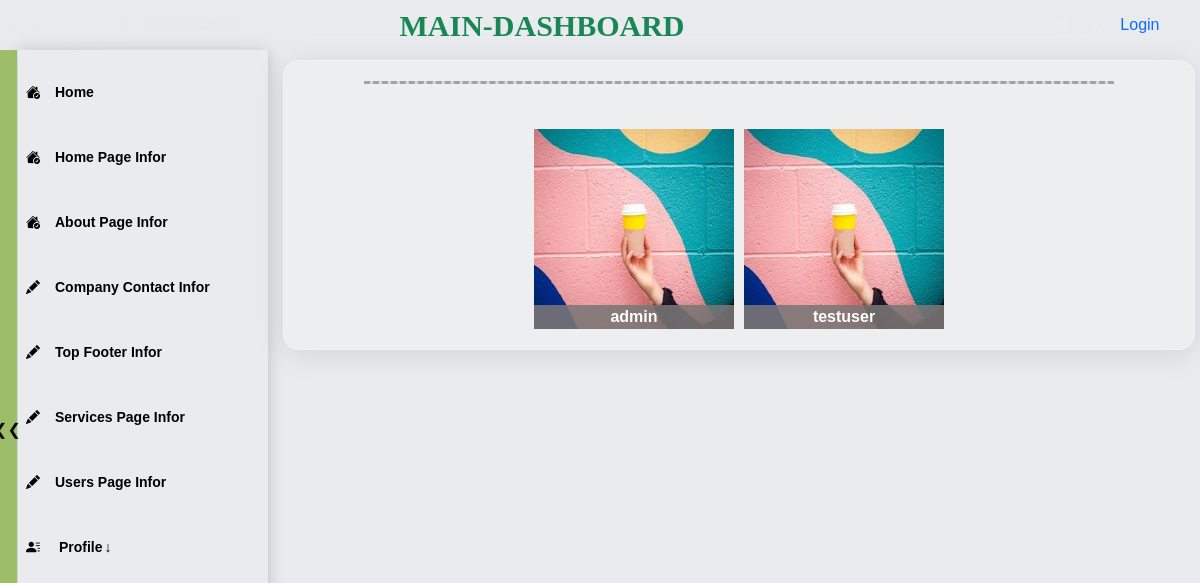
Before: /users/users/list/ with the older database file.
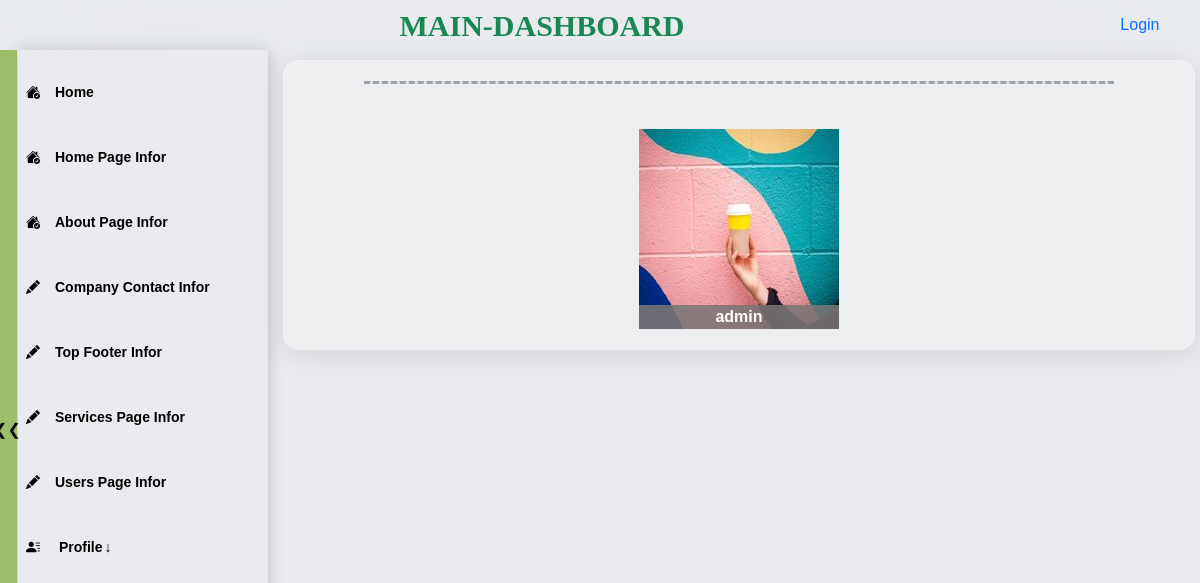
After: the same page with the newer database file.
### users/models.py (models this page shows, shortened)
class Profile(models.Model):
    is_staff = models.BooleanField(default=False)
    user = models.OneToOneField(User, on_delete=models.CASCADE) # Delete profile when user is deleted
    phone_number = PhoneNumberField(null=True, blank=True)
    country= CountryField(blank=True)
    title = models.CharField(default='This is the default, title change it in profile.', max_length=200, null=True)
    desc_text='Hey, there is a default text description about you that you can change it by clicking "Edit" or going'
    desc = models.TextField(default=desc_text, max_length=200, null=True)
    image = models.ImageField(default='default.jpg', upload_to='profile_pics')
    github = models.URLField(default='https://www.github.com/', max_length=1000, null=True, blank=True)
    facebook = models.URLField(default='https://www.facebook.com/', max_length=1000, null=True, blank=True)
    googleplus = models.URLField(default='https://www.google.com/', max_length=1000, null=True, blank=True)
    instagram = models.URLField(default='https://www.instagram.com/', max_length=1000, null=True, blank=True)

### users/admin_views/users_list_views.py (the view)
# urls.py: path('users/list/', user_list, name='user_list'),
def user_list(request):
    profiles = Profile.objects.all()
    return render(request, 'maindashboard/users_admin/users_list.html', {'profiles': profiles})

### templates/maindashboard/users_admin/users_list.html (shortened to what this page needs)
{% extends 'maindashboard/dashboard_base.html' %}
{% load static %}
{% block css %}
<link rel="stylesheet" href="{% static 'css/description.css' %}" type="text/css">
<link rel="stylesheet" href="{% static 'css/about.css' %}" type="text/css">
{% endblock css %}
{% block content %}
 <section class=" description">
    <div id="description-page"  class=" container-xxl">
        <div class="dev text-center">
          <h2 ><hr style="margin: 0.5rem 0; border-top: 3px dashed black; background: none;"> </h2>
        </div>
        <div class=" about-list edit-icon-h ">
            {% if  profiles %}
            {% for profile in profiles %}
            <div class="about--list">
                <a href="{% url 'user_detail' user_id=profile.user.id %}">
                    <img src="{{profile.image.url}}" width="200" height="200" alt="">
                    <div class="bottom-name">{{ profile.user.username }}
                    </div>
                </a>
            </div>
            {% endfor %}
            {% else %}
                <p> No Imformation Available </p>
            {% endif %}
        </div>
    </div>
  </section>
{% endblock content %}

### templates/maindashboard/dashboard_base.html (shortened to what this page needs)
{% load static %}
<!doctype html>
<html>
<head>
    <link rel="stylesheet" type="text/css"href="https://cdnjs.cloudflare.com/ajax/libs/font-awesome/6.2.0/css/all.min.css">
    <link href="https://cdn.jsdelivr.net/npm/bootstrap@5.3.1/dist/css/bootstrap.min.css" rel="stylesheet">
    <link rel="stylesheet" href="https://cdn.jsdelivr.net/npm/bootstrap-icons@1.10.5/font/bootstrap-icons.css">
    <link rel="stylesheet" href="{% static 'css/blogdashboard/style.css' %}">
    <link rel="stylesheet" href="{% static 'css/blogdashboard/dashboard_nav.css' %}">
    <link rel="stylesheet" href="{% static 'css/blogdashboard/dashboard_sidebar.css' %}">
    <link rel="stylesheet" href="{% static 'css/blogdashboard/dashboard_sidebar.css' %}">
    <link rel="stylesheet" href="{% static 'css/dashboard_all_pages.css' %}">
    {% block css%} {% endblock css%}
</head>
<body class="preload">
    <header class="header">
        <div id="logo">
            <div class="logo">
                main-dashboard
            </div>
        </div>
        <div class="user nav-item dropdown">
            {% if user.is_authenticated %}
              <a class="dropdown-toggle" style="background:none; "id="dropdownMenuButton1" data-bs-toggle="dropdown" aria-expanded="false">
                    <img src="{{user.profile.image.url}}" width="40" height="40" class="rounded-circle" alt="Avatar">
              </a>
                <ul class="dropdown-menu" aria-labelledby="dropdownMenuButton1">
                  <li> <a href="#" class="dropdown-item">
                        <i class="fa fa-user"></i> Profile
                    </a></li>
                    <!-- <a href="#" class="dropdown-item">
                        <i class="fa fa-calendar-o"></i> Calendar
                    </a> -->
                    <li> <a href="{% url 'password_change' %}" class="dropdown-item">
                        <i class="fa fa-lock"></i> Change password
                    </a></li>
                    <li><hr class="dropdown-divider"></li>
                    <li> <a href="{% url 'logout' %}" class="dropdown-item">
                        <i class="fa fa-person-walking-arrow-right"></i> Logout
                    </a> </li>
                  </ul>
            {% else %}
                <a href="{% url 'login' %}">
                    <span>Login</span>  </a>
            {%endif %}
        </div>
    </header>
    <main class="body-container containerl-xxl">
        <div class="item" id="side-bar">
            <div class="side__links">
                <a href="{% url 'main_dashboard_home' %}" class="side__link side__link--active">
                    <i class="bi bi-house-check-fill"></i>
                    Home
                </a>
                <a href="{% url 'home_page_view' %}" class="side__link side__link--active">
                    <i class="bi bi-house-check-fill"></i>
                    Home Page Infor
                </a>
                <a href="{% url 'about_page_view' %}" class="side__link side__link--active">
                    <i class="bi bi-house-check-fill"></i>
                    About Page Infor
                </a>
                <a href="{% url 'companycontact_info_view' %}" class="side__link ">
                    <i class="bi bi-pencil-fill"></i>
                    Company Contact Infor
                </a>
                <a href="{% url 'top_footer_view' %}" class="side__link ">
                    <i class="bi bi-pencil-fill"></i>
                    Top Footer Infor
                </a>
                <a href="{% url 'view_service_categories' %}" class="side__link ">
                    <i class="bi bi-pencil-fill"></i>
                    Services Page Infor
                </a>
                <a href="{% url 'user_list' %}" class="side__link ">
                    <i class="bi bi-pencil-fill"></i>
                    Users Page Infor
                </a>
                <div class="side__link dropdown">
                    <span class="dropdown-btn" aria-expanded="false">
                        <i class="bi bi-person-lines-fill"></i>
                        Profile<span style="padding-left: 2px;">&darr;</span>
                    </span>
                </div>
            </div>
        </div>
        <div class="item" id="main">
            <div>
                {% block content %}
                {% endblock content %}
            </div>
        </div>
    </main>
    <button id="hide-button" ><div class="indicator"></div></button>
</body>
</html>

### static/css/blogdashboard/style.css (style rules this page uses)
body { margin: 0; background-color: #e9ebee; --header-height: 50px; margin: var(--header-height) 0 0 0; font-family: sans-serif; cursor: default; }
a { text-decoration: none; }
.body-container { display: grid; }
@media (min-width:888px) { #hide-button { display: flex; position: fixed; top: 50px; width: 17px; height: 95%; border: none; padding-left: 4px; border-image: initial; background-color: rgb(157 189 105); color: rgb(12 10 10); font-size: 16px; cursor: pointer; z-index: 1; align-items: center; justify-content: center; } }
@media (min-width:888px) { .body-container { grid-template-columns: 250px auto; grid-template-areas: 'sidebar main'; grid-gap: 10px; margin-left: 18px; } }
@media (min-width:888px) { #side-bar { grid-area: sidebar; position: fixed; height: 100%; width: 250px; } }
@media (min-width:888px) { #main { grid-area: main; } }

### static/css/blogdashboard/dashboard_nav.css (style rules this page uses)
.header { position: fixed; z-index: 200; top: 0; left: 0; width: 100%; height: var(--header-height); display: grid; backdrop-filter: blur(60px); -webkit-backdrop-filter: blur(3px); }
#logo { display: flex; align-items: center; justify-content: center; grid-column: 6; font-family: emoji; font-weight: 700; color: #198754; text-transform: uppercase; }
.logo { font-size: 30px !important; }
.user { display: flex; align-items: center; grid-column: 9; }
@media (min-width: 888px) { .header { display: grid; align-items: center; justify-content: space-around; } }
@media (min-width: 888px) { .user { grid-column: 12; display: inline-flex; justify-content: right; margin-right: 4px; } }

### static/css/blogdashboard/dashboard_sidebar.css (style rules this page uses)
a { text-decoration: none; }
#main { padding: 10px 5px; }
.side__links { box-shadow: 0 0 15px rgba(0, 0, 0, 0.2); height: inherit; width: 100%; padding-top: 20px; transition: transform 0.3s; }
.side__link { display: flex; color: rgb(0,0,0); font-weight: bold; font-size: 14px; text-decoration: none; cursor: pointer; padding: 12px 3px; margin: 0 5px 20px 5px; transition: transform 0.3s; flex-wrap: wrap; }
.side__link>i, .side__link span .bi { margin-right: 15px; }
#side-bar .dropdown-btn { display: block; width: 100%; }
#side-bar .dropdown { position: relative; }
@media (min-width:891px) { .side__link.dropdown { width: auto; } }

### static/css/dashboard_all_pages.css (style rules this page uses)
.edit-icon-h { position: relative; }

### static/css/description.css (style rules this page uses)
main { height: 0; }
.description { background: rgba(255, 255, 255, 0.15); border-radius: 16px; box-shadow: 0 4px 30px rgba(0, 0, 0, 0.1); border: 1px solid rgba(255, 255, 255, 0.27); }
@media (min-width: 992px) { #description-page { padding-left: 80px; padding-right: 80px; } }

### static/css/about.css (style rules this page uses)
.description { background: rgba(255, 255, 255, 0.15); border-radius: 16px; box-shadow: 0 4px 30px rgba(0, 0, 0, 0.1); border: 1px solid rgba(255, 255, 255, 0.27); }
.dev { background-color: #d6dbe3; margin-top: 20px; border-radius: 20px; }
.about-list { display: grid; grid-template-columns: repeat(auto-fit, 200px); grid-gap:10px; margin-top: 20px; margin-bottom: 20px; justify-content: center; grid-auto-flow: dense; }
.about--list { position: relative; display: flex; flex-direction: column; align-items: center; width: fit-content; }
.bottom-name { position: absolute; bottom: 0; background: #7b7777de; width: 100%; text-align: center; color: white; font-weight: 600; }
@media (min-width: 992px) { #description-page { padding-left: 80px; padding-right: 80px; } }

### templates/maindashboard/users_admin/users_list.html (style rules this page uses)
.about-list { padding-top: 25px; }

Changed rows visible on the page:
removed Profile: image (placeholder picture), user.username "testuser"
